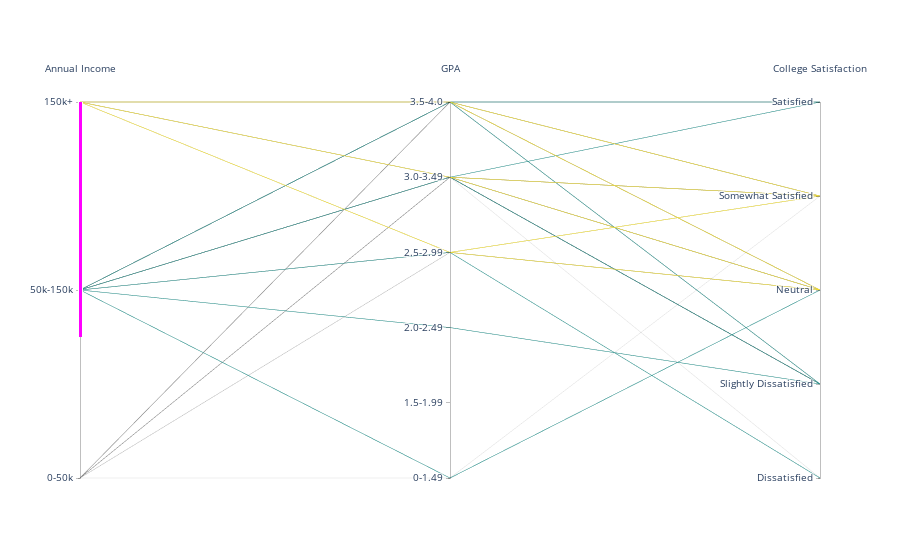

Here is the notebook cell this chart was saved with:
### Code cell
fig2 = go.Figure(data=
    go.Parcoords(
        line = dict(color = pqdf["AnnualIncome_Category"]),
        dimensions = list([
            dict(range = [0,2], 
                constraintrange = [1,2],
                tickvals = [0,1,2],   
                label = 'Annual Income', values = pqdf.loc[:, "AnnualIncome_Category"],
                ticktext = ['0-50k', '50k-150k', '150k+']),
            dict(range = [0,5],
                tickvals = [0,1,2,3,4,5],
                label = 'GPA', values = pqdf.loc[:, "GPA_Category"],
                ticktext= ["0-1.49", "1.5-1.99", "2.0-2.49", "2.5-2.99", "3.0-3.49", "3.5-4.0"]),
            dict(range = [1,5],
                tickvals = [1,2,3,4,5],
                label = 'College Satisfaction', values = pqdf.loc[:,"CurrentFeelCol"],
                ticktext = ['Dissatisfied', "Slightly Dissatisfied", "Neutral", "Somewhat Satisfied", "Satisfied"]),
        ])
    )
)
fig2.show()

### Figure 1 — Plotly figure (JSON) as saved in the notebook; plotly's stock layout.template omitted (floating-point values rounded to 4 significant figures)
{"data": [{"dimensions": [{"constraintrange": [1, 2], "label": "Annual Income", "range": [0, 2], "ticktext": ["0-50k", "50k-150k", "150k+"], "tickvals": [0, 1, 2], "values": [0, 0, 1, 1, 1, 2, 0, 2, 0, 0, 0, 0, 2, 2, 0, 0, 0, 0, 0, 0, 2, 0, 0, 2, 0, 0, 0, 0, 1, 2, 2, 0, 0, 1, 0, 0, 0, 0, 0, 0, 1, 1, 0, 2, 1, 1, 1, 1, 0, 2, 0, 1, 1, 1, 0, 1, 1, 1, 1, 2, 0, 1, 2, 0]}, {"label": "GPA", "range": [0, 5], "ticktext": ["0-1.49", "1.5-1.99", "2.0-2.49", "2.5-2.99", "3.0-3.49", "3.5-4.0"], "tickvals": [0, 1, 2, 3, 4, 5], "values": [4, 4, 5, 5, 0, 5, 5, 5, 5, 5, 3, 5, 5, 5, 4, 5, 5, 4, 4, 4, 4, 5, 5, 5, 5, 4, 4, 5, 4, 5, 5, 0, 5, 5, 5, 4, 5, 5, 4, 5, 2, 5, 5, 4, 3, 4, 5, 5, 5, 3, 4, 4, 4, 5, 3, 4, 5, 5, 3, 3, 5, 4, 4, 5]}, {"label": "College Satisfaction", "range": [1, 5], "ticktext": ["Dissatisfied", "Slightly Dissatisfied", "Neutral", "Somewhat Satisfied", "Satisfied"], "tickvals": [1, 2, 3, 4, 5], "values": [3, 4, 3, 3, 3, 4, 5, 4, 4, 3, 3, 3, 4, 3, 3, 3, 2, 3, 4, 4, 4, 3, 3, 4, 4, 3, 1, 4, 2, 4, 3, 4, 4, 3, 3, 2, 3, 3, 4, 4, 2, 4, 4, 4, 1, 5, 5, 4, 3, 3, 3, 4, 2, 4, 4, 2, 5, 2, 3, 4, 3, 3, 3, 4]}], "line": {"color": [0, 0, 1, 1, 1, 2, 0, 2, 0, 0, 0, 0, 2, 2, 0, 0, 0, 0, 0, 0, 2, 0, 0, 2, 0, 0, 0, 0, 1, 2, 2, 0, 0, 1, 0, 0, 0, 0, 0, 0, 1, 1, 0, 2, 1, 1, 1, 1, 0, 2, 0, 1, 1, 1, 0, 1, 1, 1, 1, 2, 0, 1, 2, 0]}, "type": "parcoords"}], "layout": {}}
